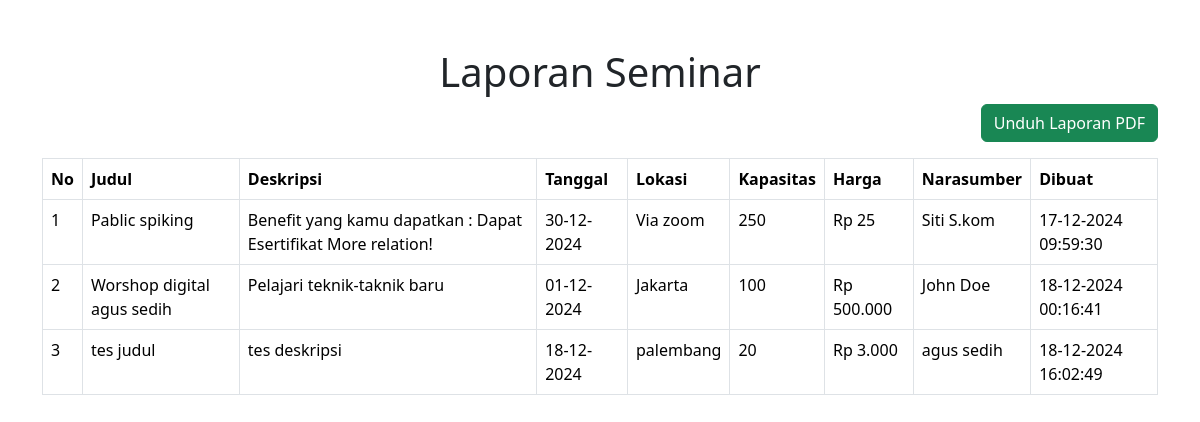
Page /Laporan.php on the committed database.
### tables this page shows
CREATE TABLE `tb_seminar` (
  `ID` int(11) NOT NULL,
  `Judul` varchar(200) NOT NULL,
  `Deskripsi` text NOT NULL,
  `Tanggal` date NOT NULL,
  `Lokasi` varchar(255) NOT NULL,
  `Kapasitas` int(11) NOT NULL,
  `Harga` int(11) NOT NULL,
  `Kategori` varchar(100) NOT NULL,
  `Narasumber` varchar(100) NOT NULL,
  `Dibuat` timestamp NOT NULL DEFAULT current_timestamp()
);

### Laporan.php (the view, shortened to what this page needs)
<?php
$servername = "localhost";
$username = "root";
$password = "";
$dbname = "ranti";
$conn = new mysqli($servername, $username, $password, $dbname);
$sql = "SELECT * FROM tb_seminar";
$result = $conn->query($sql);
?>
<!DOCTYPE html>
<html lang="id">
<head>
    <link href="https://cdn.jsdelivr.net/npm/bootstrap@5.3.3/dist/css/bootstrap.min.css" rel="stylesheet">
</head>
<body>
    <div class="container mt-5">
        <h1 class="text-center">Laporan Seminar</h1>
        <div class="text-end mb-3">
            <a href="generate_report.php" class="btn btn-success">Unduh Laporan PDF</a>
        </div>
        <table class="table table-bordered table-hover">
            <thead>
                <tr>
                    <th>No</th>
                    <th>Judul</th>
                    <th>Deskripsi</th>
                    <th>Tanggal</th>
                    <th>Lokasi</th>
                    <th>Kapasitas</th>
                    <th>Harga</th>
                    <th>Narasumber</th>
                    <th>Dibuat</th>
                </tr>
            </thead>
            <tbody>
                <?php
                if ($result->num_rows > 0) {
                    $no = 1;
                    while ($row = $result->fetch_assoc()) {
                        echo "<tr>";
                        echo "<td>" . $no++ . "</td>";
                        echo "<td>" . htmlspecialchars($row['Judul']) . "</td>";
                        echo "<td>" . htmlspecialchars($row['Deskripsi']) . "</td>";
                        echo "<td>" . date('d-m-Y', strtotime($row['Tanggal'])) . "</td>";
                        echo "<td>" . htmlspecialchars($row['Lokasi']) . "</td>";
                        echo "<td>" . htmlspecialchars($row['Kapasitas']) . "</td>";
                        echo "<td>Rp " . number_format($row['Harga'], 0, ',', '.') . "</td>";
                        echo "<td>" . htmlspecialchars($row['Narasumber']) . "</td>";
                        echo "<td>" . date('d-m-Y H:i:s', strtotime($row['Dibuat'])) . "</td>";
                        echo "</tr>";
                    }
                } else {
                    echo "<tr><td colspan='9'>Tidak ada data seminar.</td></tr>";
                }
                ?>
            </tbody>
        </table>
    </div>
</body>
</html>

### rows in the picture
tb_seminar: Judul "Pablic spiking", Deskripsi "Benefit yang kamu dapatkan : Dapat Esertifikat More relation!", Tanggal "30-12-2024", Lokasi "Via zoom", Kapasitas "250", Harga "25", Narasumber "Siti S.kom", Dibuat "17-12-2024 09:59:30"
tb_seminar: Judul "Worshop digital agus sedih", Deskripsi "Pelajari teknik-taknik baru", Tanggal "01-12-2024", Lokasi "Jakarta", Kapasitas "100", Harga "500.000", Narasumber "John Doe", Dibuat "18-12-2024 00:16:41"
tb_seminar: Judul "tes judul", Deskripsi "tes deskripsi", Tanggal "18-12-2024", Lokasi "palembang", Kapasitas "20", Harga "3.000", Narasumber "agus sedih", Dibuat "18-12-2024 16:02:49"
